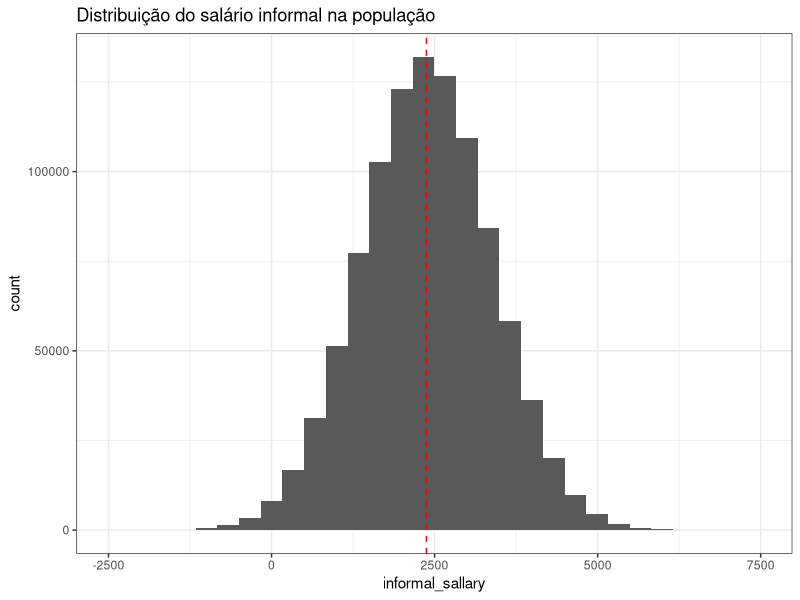

Source code (R):
## ---- chunk 1

library(dplyr)
library(ggplot2)
library(kableExtra)

my_options <- options(
  scipen = 999
)

mk_tbl <- function(data, table_title) {
  data |> 
    kable(caption = table_title, format = "html") |> 
    kable_styling(
      bootstrap_options = c("striped", "hover", "condensed", "responsive"),
      full_width = FALSE,
      position = "center"
    ) |> 
    # para gerar uma tabela que não ocupe a página toda e fique no meio
    scroll_box(width = "60%", extra_css = "margin: 0 auto;") 
}

## ---- chunk 2
#| code-fold: false

# definindo o tamanho da população
pop_size <- 1000000

set.seed(123)
population <- tibble(
  # id do indivíduo
  id = 1:pop_size,
  # gerando os valores de salário informal, para uma população com média de 2375 e desvio-padrão de 1000
  informal_sallary = rnorm(n = pop_size, mean = 2375, sd = 1000)
)

## ---- chunk 3

population |> 
  slice(
    1:5
  ) |> 
  mk_tbl(
    table_title = "Exemplo da população gerada"
  )

## ---- chunk 4

mean_pop <- mean(population$informal_sallary)

population |> 
  ggplot(
    aes(
      x = informal_sallary
    )
  ) +
  geom_histogram() +
  geom_vline(
    aes(
      xintercept = mean_pop
    ), 
    color = "red", 
    linetype = "dashed", 
    #linewidth = 1.2
  ) +
  theme_bw() +
  labs(
    title = "Distribuição do salário informal na população"
  )

## ---- chunk 5

# código simulando a amostragem com estimador viesado e nao viesado.

set.seed(123)

# População "verdadeira"
populacao <- rnorm(100000, mean = 50, sd = 10)  # média populacional = 50

# Função para comparar dois estimadores
comparar_estimadores <- function(n_amostra, n_simulacoes = 1000) {
  medias_amostrais <- numeric(n_simulacoes)
  medias_enviesadas <- numeric(n_simulacoes)

  for (i in 1:n_simulacoes) {
    amostra <- sample(populacao, size = n_amostra, replace = FALSE)

    # Estimador não viesado: média amostral
    medias_amostrais[i] <- mean(amostra)

    # Estimador enviesado (exemplo artificial): média sem o menor valor da amostra
    amostra_enviesada <- amostra[-which.min(amostra)]
    medias_enviesadas[i] <- mean(amostra_enviesada)
  }

  # Resultados
  cat("Média populacional real:", mean(populacao), "\n")
  cat("Média das médias amostrais (não viesado):", mean(medias_amostrais), "\n")
  cat("Média das médias enviesadas:", mean(medias_enviesadas), "\n")

  # Comparação visual
  boxplot(
    medias_amostrais, medias_enviesadas,
    names = c("Média Amostral", "Média Enviesada"),
    main = "Comparação de Estimadores",
    col = c("lightblue", "salmon")
  )
}
